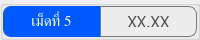
                  <widget class="QGroupBox" name="thickness_summary_group_5">
                   <property name="minimumSize">
                    <size>
                     <width>0</width>
                     <height>40</height>
                    </size>
                   </property>
                   <property name="maximumSize">
                    <size>
                     <width>16777215</width>
                     <height>40</height>
                    </size>
                   </property>
                   <property name="styleSheet">
                    <string notr="true">color: rgb(255, 255, 255);</string>
                   </property>
                   <layout class="QHBoxLayout" name="horizontalLayout_52">
                    <property name="spacing">
                     <number>0</number>
                    </property>
                    <property name="leftMargin">
                     <number>0</number>
                    </property>
                    <property name="topMargin">
                     <number>0</number>
                    </property>
                    <property name="rightMargin">
                     <number>0</number>
                    </property>
                    <property name="bottomMargin">
                     <number>0</number>
                    </property>
                    <item>
                     <widget class="QLabel" name="thickness_summary_title_5">
                      <property name="minimumSize">
                       <size>
                        <width>55</width>
                        <height>0</height>
                       </size>
                      </property>
                      <property name="font">
                       <font>
                        <family>Kanit</family>
                        <pointsize>11</pointsize>
                        <italic>false</italic>
                        <bold>false</bold>
                        <underline>false</underline>
                        <strikeout>false</strikeout>
                       </font>
                      </property>
                      <property name="styleSheet">
                       <string notr="true">background-color: #0059fe;
border-top-left-radius: 8px;
border-bottom-left-radius: 8px;</string>
                      </property>
                      <property name="text">
                       <string>เม็ดที่ 5</string>
                      </property>
                      <property name="alignment">
                       <set>Qt::AlignCenter</set>
                      </property>
                     </widget>
                    </item>
                    <item>
                     <widget class="QFrame" name="thickness_summary_frame_5">
                      <property name="styleSheet">
                       <string notr="true">border: solid;
border-width: 1px;
border-color: rgb(121, 121, 121);
border-top-right-radius: 8px;
border-bottom-right-radius: 8px;</string>
                      </property>
                      <property name="frameShape">
                       <enum>QFrame::StyledPanel</enum>
                      </property>
                      <property name="frameShadow">
                       <enum>QFrame::Raised</enum>
                      </property>
                      <layout class="QHBoxLayout" name="horizontalLayout_53">
                       <item>
                        <widget class="QLabel" name="thickness_summary_5">
                         <property name="font">
                          <font>
                           <family>Kanit</family>
                           <pointsize>12</pointsize>
                          </font>
                         </property>
                         <property name="styleSheet">
                          <string notr="true">border: none;
color: rgb(72, 72, 72);</string>
                         </property>
                         <property name="text">
                          <string>XX.XX</string>
                         </property>
                         <property name="alignment">
                          <set>Qt::AlignCenter</set>
                         </property>
                        </widget>
                       </item>
                      </layout>
                     </widget>
                    </item>
                   </layout>
                  </widget>
